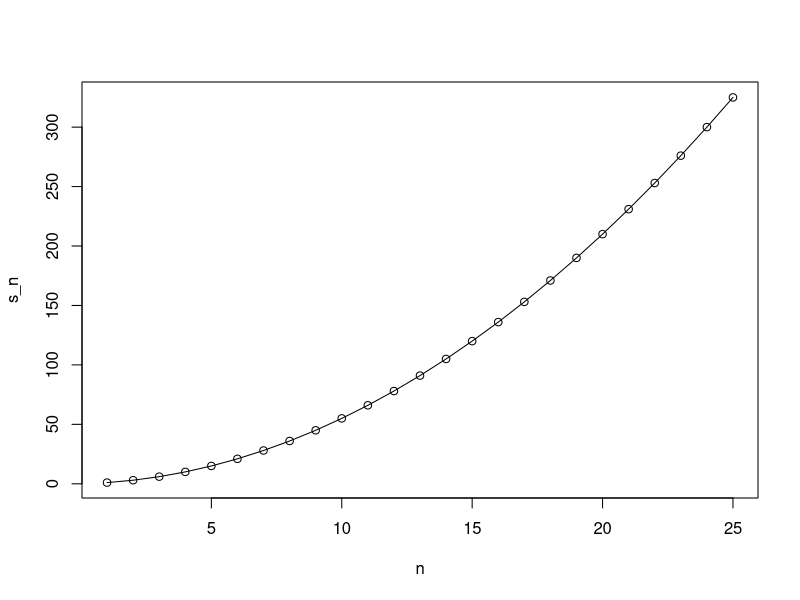
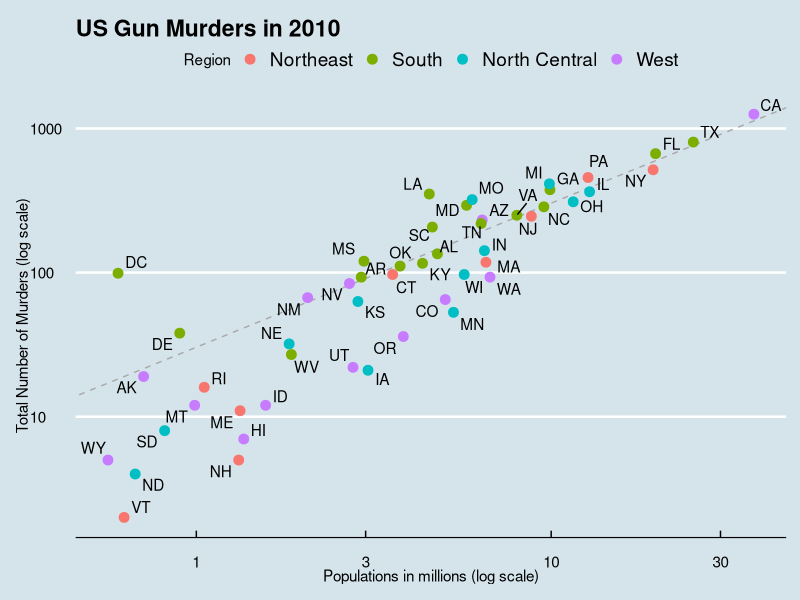
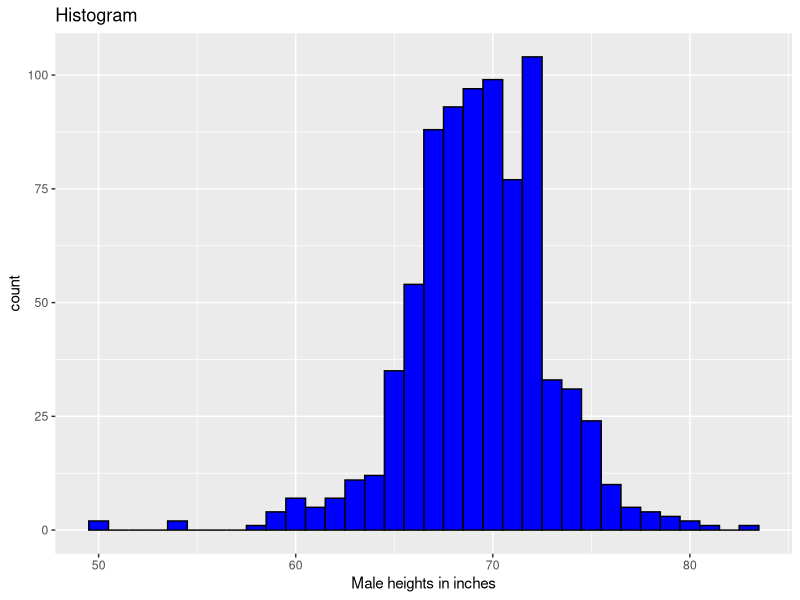
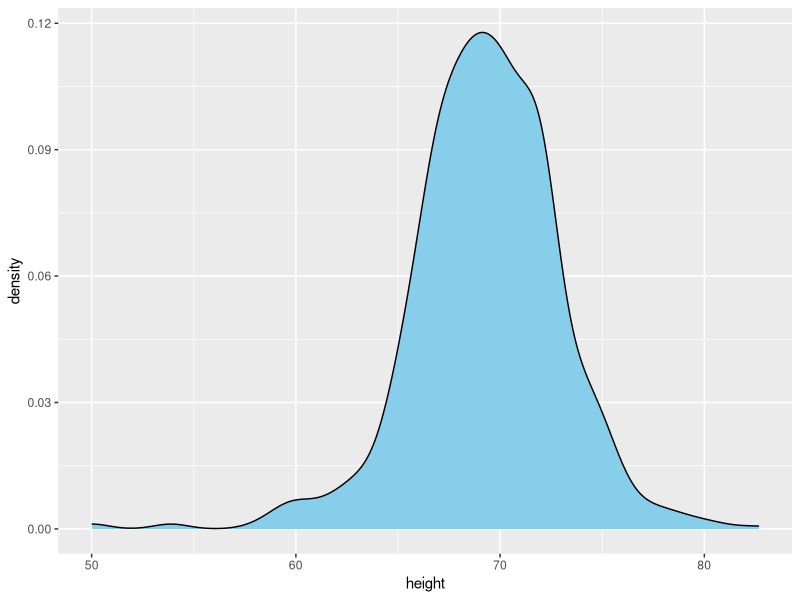
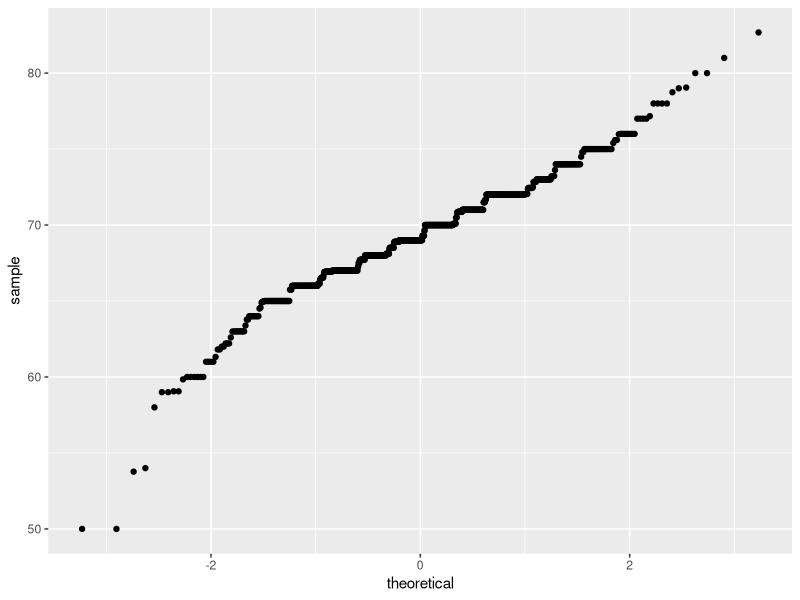
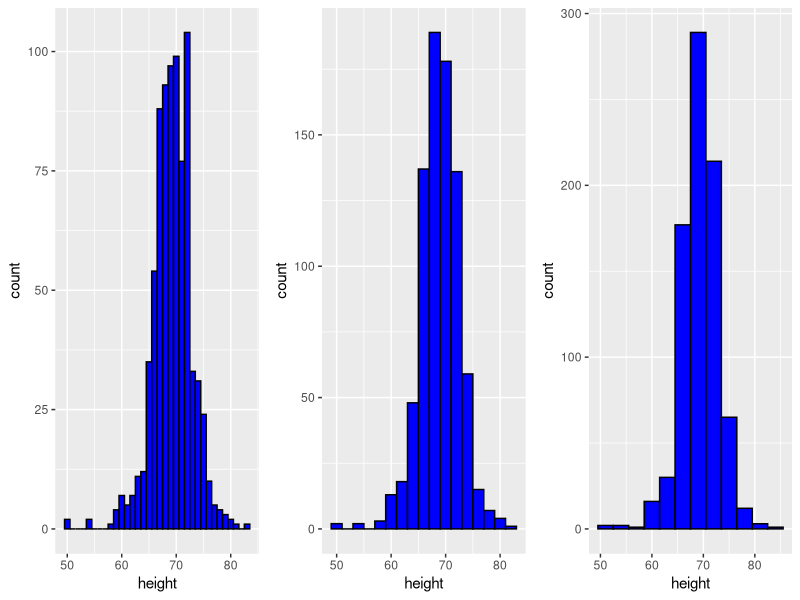
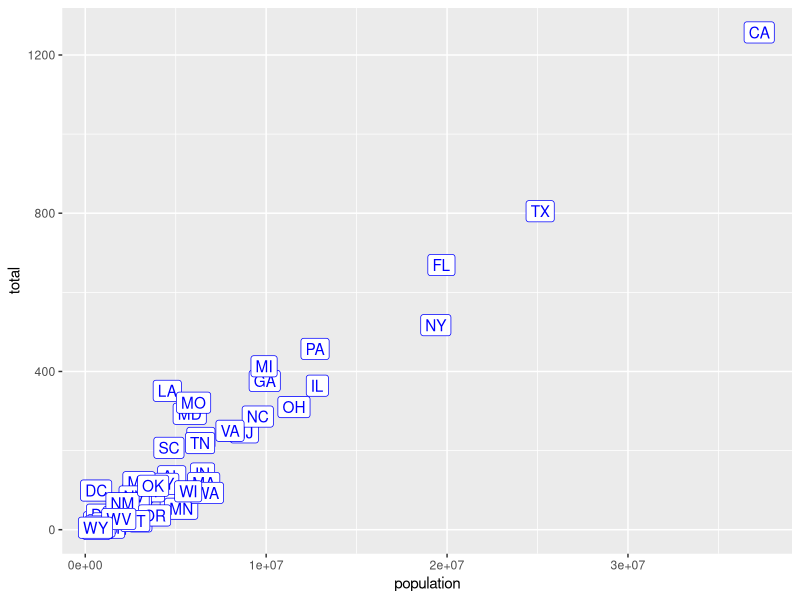

Source code (R) for these figures, in order: (Note: this script raises an error after producing the figures.)
library(dslabs)
library(dplyr)
library(tidyverse)
library(ggthemes)
library(ggrepel)
library(tidyr)
library(RColorBrewer)

murders <- as_tibble(murders)
data(heights)
data(NHANES)
data("gapminder")
us_contagious_diseases <- as_tibble(us_contagious_diseases)


head(gapminder)

index <- order(murders$total)
murders$abb[index]

extra_col <-  murders %>% mutate(rate = total/population* 100000, rank = rank(-rate))

new_murder <-  murders %>% mutate(rate = total/population* 100000, rank = rank(-rate)) %>%
    filter(region %in% c("Northeast","West") & rate <1) %>% 
    select(state, rate, rank) 
    


avg <- function(x){
    
    s = sum(x)
    l = length(x)
    
    s/l
}

x <- 1:100
avg(x)

compute_s_n <- function(n){
    x <- 1:n
    sum(x)
}

m <-  25
#create an empty vector 
s_n <- vector(length = m)
for (n in 1:m) {
    s_n[n] <- compute_s_n(n)
}
n <- 1:m
plot(n,s_n)
lines(n, n*(n+1)/2)

#Male Height Index
index <- heights$sex == "Male"
x <- heights$height[index]

sum_k <- sum(69 < x & x <= 72)/length(x)
mean_k <- mean(69 < x & x <= 72)
c(sum = sum_k, mean = mean_k)


average <- mean(x)
SD <- sd(x)
c(average = average, SD = SD)

j <- scale(x)

mean(abs(j) <2)

#Female Height
male <- heights$height[heights$sex=="Male"]
female <- heights$height[heights$sex=="Female"]

c(male = length(male), female = length (female))

#Percentiles
female_percentiles <- quantile(female, seq(.1,.9,.2))
male_percentiles <- quantile(male, seq(.1,.9,.2))
df <- data.frame (female = female_percentiles, male = male_percentiles)
df

r <- murders %>%  
    summarise( rate = sum(total)/ sum(population) * 10^6) %>% .$rate

murders %>% ggplot(aes(population/10^6, total, label = abb)) + 
    geom_abline(intercept = log10(r), lty = 2, color = "darkgrey")+
    geom_point(aes( color = region), size = 3) + 
      geom_text_repel()+
    scale_x_log10()+
    scale_y_log10() + 
    labs(
        title = "US Gun Murders in 2010",
        y = "Total Number of Murders (log scale)",
        x = "Populations in millions (log scale)"
    ) + 
    scale_color_discrete(name = "Region") + 
    theme_economist()


p <- heights %>% 
    filter(sex == "Male") %>% 
    ggplot(aes(x = height))

p + geom_histogram(binwidth = 1, fill = "blue", color = "black" ) + 
    labs(
        title = "Histogram",
        x = "Male heights in inches"
    )

p + geom_density(fill = "skyblue")

j <- heights %>%  
    filter(sex == "Male") %>% 
    ggplot(aes(sample = height))

j + geom_qq()

p1 <- p + geom_histogram(binwidth = 1, fill = "blue", color = "black" )
p2 <-  p + geom_histogram(binwidth = 2, fill = "blue", color = "black" )
p3 <-  p + geom_histogram(binwidth = 3, fill = "blue", color = "black" )
library(gridExtra)
grid.arrange(p1,p2,p3, ncol = 3)

murders %>%  
    ggplot(aes(population, total, label = abb)) + 
    geom_label(color = "blue")


s <- heights %>% 
    filter(sex == "Male") %>% 
    summarise(average = mean(height), standard_deviation = sd(height))

#dotplaceholer - return vectors as against data frames

us_murder_rate <- murders %>% 
    summarise(rate = sum(total)/ sum(population)*10^5) %>% .$rate
us_murder_rate

heights %>% 
    group_by(sex) %>% 
    summarise(average = mean(height),
              median_height = median(height))

heights %>%  top_n(-7, height)

data(NHANES) 
NHANES %>%  
    filter(Gender == "male") %>% 
    group_by(AgeDecade) %>% 
    summarise(average = mean(BPSysAve, na.rm = TRUE), standard_deviation = sd(BPSysAve, na.rm = TRUE))

NHANES %>%  
    group_by(AgeDecade, Gender) %>% 
    summarise(average = mean(BPSysAve, na.rm = TRUE), standard_deviation = sd(BPSysAve, na.rm = TRUE)) %>% 
    ungroup()

NHANES %>% 
    filter (Gender == "male" & AgeDecade == " 40-49")%>% 
    group_by(Race1)%>% 
    summarize(average = mean(BPSysAve, na.rm = TRUE), 
              standard_deviation = sd(BPSysAve, na.rm = TRUE)) %>% 
    arrange(average)

#Infant Mortality Rates for Sri Lanka and Turkey in 2015

# Gampminder Data ----
gapminder %>% 
    filter(year == 2015 & country %in% c("Sri Lanka", "Turkey")) %>%  
    select(country, infant_mortality)


gp <- gapminder %>% 
    filter(year == 1962) %>% 
    ggplot(aes(fertility, life_expectancy, color = continent))


gp  + geom_point()

#Faceting---- 
gp2 <- gapminder %>% 
    filter(year %in% c(1962, 2012)) %>% 
    ggplot(aes(fertility, life_expectancy, color = continent))
gp2  + geom_point() + facet_grid(continent~year)

#Using only one variable in this case year to compare
gp2  + geom_point() + facet_grid(.~year)

years <- c(1962, 1980, 1990, 2000, 2012)
continents <- c ("Europe", "Asia")

jp <- gapminder %>% 
    filter(year %in% years, continent %in%  continents) %>% 
    ggplot(aes(fertility, life_expectancy, color = continent)) 

jp + geom_point() + facet_wrap(.~year)


countries <-  c("South Korea", "Germany")
gapminder %>% 
    filter (country %in% countries) %>% 
    ggplot(aes(year, fertility, color = country)) +
    geom_line(size = 1) + 
    theme_minimal()

# Adding labels on line plots----

countries <-  c("South Korea", "Germany")
labels <- data.frame(country = countries, x = c(1975, 1965), y = c(60,72))
gapminder %>% 
    filter (country %in% countries) %>% 
    ggplot(aes(year, life_expectancy, color = country)) +
    geom_line(size = 1) + 
    geom_text(data = labels, aes(x,y,label = country), size = 5)+
    theme(legend.position = "none")
    theme_minimal()
    
gapminder <-  gapminder %>% 
    mutate(dollars_per_day = gdp/population/365)
gapminder %>%  glimpse()


past_year <- 1970
present_year <-  2010

# Plotting X Axis in Log Base 2 and Understanding it ----
gapminder %>% 
    filter(year == past_year & !is.na(gdp)) %>% 
    ggplot(aes((dollars_per_day))) + 
    geom_histogram(binwidth = 1, color = "white") + 
    scale_x_continuous(trans = "log2")

# Number of regions in Gapminder Data ----
length(levels(gapminder$region))

# Plot Box Plot and arrange X axis 

yt <-  gapminder %>% 
    filter(year == past_year & !is.na(gdp)) %>% 
    ggplot(aes(region,dollars_per_day))

yt + geom_boxplot() + 
    theme(axis.text.x = element_text(angle = 90, hjust = 1))

#Re-order factor based on a function FUN 

yt_2 <-  gapminder %>% 
    filter(year == past_year & !is.na(gdp)) %>% 
    mutate(region = reorder(region, dollars_per_day, FUN =  median)) %>% 
    ggplot(aes(region,dollars_per_day, fill = continent))
yt_2 + geom_boxplot() + 
    theme(axis.text.x = element_text(angle = 90, hjust = 1)) + 
    xlab("") + 
    scale_y_continuous(trans = "log2")

# Define a vector for regions in the west 
west <-  c("Western Europe", "Northern Europe", "Southern Europe", "Northern America", "Australia and New Zealand")

# Compare distribution Across time ----

gapminder %>% 
    filter(year == past_year & !is.na(gdp)) %>% 
    mutate(group = ifelse(region %in% west, "West", "Developing" )) %>% 
    ggplot(aes((dollars_per_day))) + 
    geom_histogram(binwidth = 1, color = "white") + 
    scale_x_continuous(trans = "log2") + 
    facet_grid(~group)

gapminder %>% 
    filter(year %in%  c(present_year, past_year) & !is.na(gdp)) %>% 
    mutate(group = ifelse(region %in% west, "West", "Developing" )) %>% 
    ggplot(aes((dollars_per_day))) + 
    geom_histogram(binwidth = 1, color = "white") + 
    scale_x_continuous(trans = "log2") + 
    facet_grid(year ~ group)

# Which countries had data in 1970 and 2010 ----
country_list_1 <- gapminder %>% 
                  filter(year == past_year & !is.na(dollars_per_day)) %>% .$country

country_list_2 <- gapminder %>% 
    filter(year == present_year & !is.na(dollars_per_day)) %>% .$country

#find countries on both lists - there are 108 of them
country_list <-  intersect(country_list_1, country_list_2)

gapminder %>% 
    filter(year %in%  c(present_year, past_year) & country %in% country_list) %>% 
    mutate(group = ifelse(region %in% west, "West", "Developing" )) %>% 
    ggplot(aes((dollars_per_day))) + 
    geom_histogram(binwidth = 1, color = "white") + 
    scale_x_continuous(trans = "log2") + 
    facet_grid(year ~ group)

# Ease comparisons using box plots lying side by side ----

yt_3 <-  gapminder %>% 
    filter(year %in%  c(present_year, past_year) & country %in% country_list) %>% 
    mutate(region = reorder(region, dollars_per_day, FUN =  median)) %>% 
    ggplot(aes(region,dollars_per_day, fill = continent))
yt_3 + geom_boxplot(aes(fill = factor(year))) + 
    theme(axis.text.x = element_text(angle = 90, hjust = 1)) + 
    xlab("") + 
    scale_y_continuous(trans = "log2") 

# Insights using Density Plots and an example table----

gapminder %>% 
    filter(year %in%  c(present_year, past_year) & country %in% country_list) %>% 
    mutate(group = ifelse(region %in% west, "West", "Developing" )) %>% 
    group_by(group) %>% 
    summarize(n = n()) %>%  knitr::kable()


dplot <- gapminder %>% 
    filter(year %in%  c(present_year, past_year) & country %in% country_list) %>% 
    mutate(group = ifelse(region %in% west, "West", "Developing" )) %>% 
    ggplot(aes(x = dollars_per_day, y =..count.. , fill = group)) + 
    scale_x_continuous(trans = "log2") 
dplot + geom_density(alpha = 0.2, bw = 0.75) + facet_grid(year ~.)

#case when to define groups 

gapminder <- gapminder %>% 
    mutate(group = case_when(
        .$region %in% west ~ "West",
        .$region %in% c("Eastern Asia", "South-Eastern Asia") ~ "East Asia",
        .$region %in% c("Caribbean", "Central America", "South America") ~ "Latin America",
        .$continent =="Africa" & .$region != "Northern Africa" ~ "Sub-Saharan Africa",
        TRUE ~ "Others"
    ))
gapminder <- gapminder %>%  
    mutate(group = factor(group, levels = c("Others", "Latin America", "East Asia", "Sub-Saharan Africa", "West")))

dplot2 <- gapminder %>% 
    filter(year %in%  c(present_year, past_year) & country %in% country_list) %>% 
    # mutate(group = ifelse(region %in% west, "West", "Developing" )) %>% 
    ggplot(aes(x = dollars_per_day, y =..count.. , fill = group)) + 
    scale_x_continuous(trans = "log2") 
dplot2 + geom_density(alpha = 0.2, bw = 0.75, position = "stack") + facet_grid(year ~.)

# Using a weight mapping argument
dplot3 <- gapminder %>% 
    filter(year %in%  c(present_year, past_year) & country %in% country_list) %>% 
    group_by(year) %>% 
    mutate(weight = population/sum(population)*2 ) %>%
    ungroup() %>% 
    ggplot(aes(x = dollars_per_day, fill = group, weight = weight)) + 
    scale_x_continuous(trans = "log2") 

dplot3 + geom_density(alpha = 0.2, bw = 0.75, position = "stack") + facet_grid(year ~.)

# Define more regions using Case When 
#Ecological Fallacy (Survival Rates) ----

gapminder <- gapminder %>% 
    mutate(group = case_when(
        .$region %in% west ~ "The West",
        .$region %in% "Northern Africa" ~ "Northern Africa",
        .$region %in% c("Eastern Asia", "South-Eastern Asia") ~ "East Asia",
        .$region == "Southern Asia" ~ "Southern Asia",
        .$region %in% c("Caribbean", "Central America", "South America") ~ "Latin America",
        .$continent =="Africa" & .$region != "Northern Africa" ~ "Sub-Saharan Africa",
        .$region %in% c("Melanesia", "Micronesia", "Polynesia") ~ "Pacific Islands",
    ))

surv_income <- gapminder %>% 
    filter(year %in% present_year & !is.na(gdp) & !is.na(infant_mortality) & !is.na(group)) %>% 
    group_by(group) %>% 
    summarise(income = sum(gdp)/sum(population)/ 365,
              infant_survival_rate = 1 - sum(infant_mortality/1000*population)/sum(population))  
    
surv_income %>% arrange(income)

surv_income %>% 
    ggplot(aes(income, infant_survival_rate, label = group, color = group)) + 
    scale_x_continuous(trans = "log2", limit = c(0.25, 150)) + 
    scale_y_continuous(trans = "logit", limit = c(0.875, .998), breaks = c(0.85, .90, .95, .99, .995, .998)) + 
    geom_label(size = 3, show.legend = FALSE)

#Exercises ----
# Using ggplot and the points layer, create a scatter plot of life expectancy versus fertility 
#for the African continent in 2012.
year_now <-  2012

africa_tbl <- gapminder %>% 
    select(country, year, life_expectancy, fertility, continent, region) %>% 
    filter(year %in% year_now & continent == "Africa") %>% 
    ggplot(aes(fertility,life_expectancy, color = region)) 
    
    
    africa_tbl + geom_point(size = 1.5)
    
# Create a table showing the country and region for the African countries (use select) 
# that in 2012 had fertility rates of 3 or less and life expectancies of at least 70.
    
    df <- gapminder %>% 
        select(year, country, life_expectancy, fertility, continent, region) %>% 
        filter(year %in% year_now & continent == "Africa" & fertility <=3 & life_expectancy >= 70 ) %>% 
        select(country, region)

# Did war have an effect on the life expectancy of Vietnam 
years_considered <- c(1960:2010)
countries_considered <- c("Vietnam", "United States")
    tab <-  gapminder %>% 
    filter(year %in% years_considered & country %in% countries_considered )
    
kd <-  tab %>% 
    ggplot(aes(year, life_expectancy, col = country)) + 
    geom_line()
kd    
    
# Use a single line of code to create a time series plot from 1960 to 2010 of life expectancy vs year for Cambodia.
# Cambodia was also involved in this conflict and, after the war, Pol Pot and his communist Khmer Rouge took control 
#and ruled Cambodia from 1975 to 1979. He is considered one of the most brutal dictators in history. 
#Do the data support this claim?

gapminder %>%  filter(country == "Cambodia" & year %in% years_considered ) %>%  
    ggplot (aes(year, life_expectancy)) + 
    geom_line(color = "red", size = 1.5)

#1.4
#Now we are going to calculate and plot dollars per day for African countries in 2010 using GDP data.
#In the first part of this analysis, we will create the dollars per day variable.

gapminder <- gapminder %>%  as_tibble()

daydollars <- gapminder %>%  
    filter(continent == "Africa", year == 2010, !is.na(dollars_per_day))

# Plotting density plots 

daydollars %>%  
    ggplot(aes(dollars_per_day)) + 
    geom_density(fill = "sky blue") + 
    scale_x_continuous(trans = "log2")

#Now we are going to combine the plotting tools we have used in the past two exercises 
#to create density plots for multiple years
years_considered_2 <- c(1970, 2010)
gapminder %>% as_tibble %>%
    filter(year %in% years_considered_2 & continent == "Africa" & !is.na(dollars_per_day)) %>%
    # group_by (year) %>%
    # ungroup()%>%
    ggplot(aes(dollars_per_day, fill = factor(year))) + 
    geom_density (bw = 0.5, position = "stack") + 
    scale_x_continuous(trans = "log2") + 
    facet_grid(.~year)

#Now for multiple regions stacked ----
years_considered_2 <- c(1970, 2010)
    gapminder %>% as_tibble %>%
    filter(year %in% years_considered_2 & continent == "Africa" & !is.na(dollars_per_day)) %>%
    group_by (region) %>%
    ungroup()%>%
    ggplot(aes(dollars_per_day, fill = region)) + 
    geom_density (bw = 0.5, position = "stack", alpha = 0.25) + 
    scale_x_continuous(trans = "log2") + 
    facet_grid(.~year)

#We are going to continue looking at patterns in the gapminder dataset by plotting 
#infant mortality rates versus dollars per day for African countries.    
    
    gapminder %>% as_tibble %>%
        filter(year == 2010 & continent == "Africa" & !is.na(dollars_per_day)) %>%
        ggplot(aes(dollars_per_day, infant_mortality, color = region)) + 
        geom_point() + 
        scale_x_continuous(trans = "log2")
    
  
#Use labels in place of points
    gapminder %>% as_tibble %>%
        filter(year == 2010 & continent == "Africa" & !is.na(dollars_per_day)) %>%
        ggplot(aes(dollars_per_day, infant_mortality, color = region)) + 
        geom_label(aes(label = country)) + 
        scale_x_continuous(trans = "log2")
    
    
#Now we are going to look at changes in the infant mortality and dollars per day 
#patterns African countries between 1970 and 2010.
    
    years_considered_2 <- c(1970, 2010)
    gapminder %>% as_tibble %>%
        filter(year %in% years_considered_2 & continent == "Africa" & !is.na(dollars_per_day)& !is.na(infant_mortality)) %>%
        ggplot(aes(dollars_per_day, infant_mortality, color = region)) + 
        geom_text(aes(label = country)) + 
        scale_x_continuous(trans = "log2") + 
        facet_grid(year~.)
    
# Visualization Examples ----
    
    dat <-  us_contagious_diseases %>% 
        filter(year == 1967 & disease=="Measles" & !is.na(population)) %>% 
        mutate(rate = count / population * 10000 * 52 / weeks_reporting) 
        state <- dat$state 
        rate <- dat$count/(dat$population/10000)*(52/dat$weeks_reporting)
        
# Reorder Factor ----
#Redefine the "state" object so that the levels are re-ordered by rate.
        
        state <- reorder(state, rate)
        print(state)
        levels(state)
  
dat %>% 
    mutate(state = reorder(state,rate)) %>% 
    ggplot(aes(state, rate)) +
    geom_bar(stat="identity") +
    coord_flip()     

#Make a box plot of the murder rates by region.
#Order the regions by their median murder rate. 

murders %>%  mutate(rate = total/population*100000) %>% 
    mutate(region = reorder(region, rate, median)) %>% 
    ggplot(aes(region, rate)) + 
    geom_point()+
    geom_boxplot()


#Visualization Exercises Part 2 (Tile Plot)----
# The sample code given creates a tile plot showing the rate of measles cases per population. 
#We are going to modify the tile plot to look at smallpox cases instead.

the_disease = "Measles"
dat2 <- us_contagious_diseases %>% 
    filter(!state%in%c("Hawaii","Alaska") & disease == the_disease) %>% 
    mutate(rate = count / population * 10000) %>% 
    mutate(state = reorder(state, rate))

dat2 %>% ggplot(aes(year, state, fill = rate)) + 
    geom_tile(color = "grey50") + 
    scale_x_continuous(expand=c(0,0)) + 
    scale_fill_gradientn(colors = brewer.pal(9, "Reds"), trans = "sqrt") + 
    theme_minimal() + 
    theme(panel.grid = element_blank()) + 
    ggtitle(the_disease) + 
    ylab("") + 
    xlab("")

#Look for Small Pox
#Exclude years in which cases were reported in fewer than 10 weeks from the plot.

the_disease_2 = "Smallpox"
dat3 <- us_contagious_diseases %>% 
    filter(!state%in%c("Hawaii","Alaska") & disease == the_disease_2 & !weeks_reporting < 10 ) %>% 
    mutate(rate = count / population * 10000) %>% 
    mutate(state = reorder(state, rate))

dat3 %>% ggplot(aes(year, state, fill = rate)) + 
    geom_tile(color = "grey50") + 
    scale_x_continuous(expand=c(0,0)) + 
    scale_fill_gradientn(colors = brewer.pal(9, "Reds"), trans = "sqrt") + 
    theme_minimal() + 
    theme(panel.grid = element_blank()) + 
    ggtitle(the_disease_2) + 
    ylab("") + 
    xlab("")

#Highlighting Average plot with several line plots ---- 

dat4 <- us_contagious_diseases %>%
    filter(!state%in%c("Hawaii","Alaska") & disease == the_disease) %>%
    mutate(rate = count / population * 10000) %>%
    mutate(state = reorder(state, rate))

avg <- us_contagious_diseases %>%
    filter(disease==the_disease) %>% group_by(year) %>%
    summarize(us_rate = sum(count, na.rm=TRUE)/sum(population, na.rm=TRUE)*10000)

dat4 %>% ggplot() +
    geom_line(aes(year, rate, group = state),  color = "grey50", 
              show.legend = FALSE, alpha = 0.2, size = 1) +
    geom_line(mapping = aes(year, us_rate),  data = avg, size = 1, color = "black") +
    scale_y_continuous(trans = "sqrt", breaks = c(5,25,125,300)) + 
    ggtitle("Cases per 10,000 by state") + 
    xlab("") + 
    ylab("") +
    geom_text(data = data.frame(x=1955, y=50), mapping = aes(x, y, label="US average"), color="black") + 
    geom_vline(xintercept=1963, col = "blue")

# Repeat Same for Small pox 

dat5 <- us_contagious_diseases %>%
    filter(!state%in%c("Hawaii","Alaska") & disease == the_disease_2 & !weeks_reporting < 10) %>%
    mutate(rate = count / population * 10000) %>%
    mutate(state = reorder(state, rate))

avg <- us_contagious_diseases %>%
    filter(disease==the_disease_2) %>% group_by(year) %>%
    summarize(us_rate = sum(count, na.rm=TRUE)/sum(population, na.rm=TRUE)*10000)

dat5 %>% ggplot() +
    geom_line(aes(year, rate, group = state),  color = "grey50", 
              show.legend = FALSE, alpha = 0.2, size = 1) +
    geom_line(mapping = aes(year, us_rate),  data = avg, size = 1, color = "black") +
    scale_y_continuous(trans = "sqrt", breaks = c(2,5,20)) + 
    ggtitle("Cases per 10,000 by state") + 
    xlab("") + 
    ylab("") +
    geom_text(data = data.frame(x=1930, y=4.5), mapping = aes(x, y, label="US average"), color="black") + 
    geom_vline(xintercept=1938, col = "blue")


# Plot all rates of diseases for the state of California 

us_contagious_diseases %>% filter(state=="California", !weeks_reporting < 10) %>% 
    group_by(year, disease) %>%
    summarize(rate = sum(count)/sum(population)*10000) %>%
    ungroup() %>% 
    ggplot(aes(year, rate, color = disease)) + 
    geom_line() + 
    scale_y_continuous(trans = "sqrt", breaks = c(5,25,125))

# Now we are going to make a time series plot for the rates of all diseases in the United States. 

us_contagious_diseases %>% 
    filter(!is.na(population)) %>% 
    group_by(year, disease) %>% 
    summarize(rate = sum(count)/ sum(population) * 10000) %>% 
    ungroup() %>% 
    ggplot(aes(year, rate, color = disease)) + 
    geom_line(size = 1) + 
    scale_y_continuous(trans = "sqrt", breaks = c(5,25,60)) + 
    labs(
        title = "Rates of diseases per 10000 in the US "
    )

dat5
